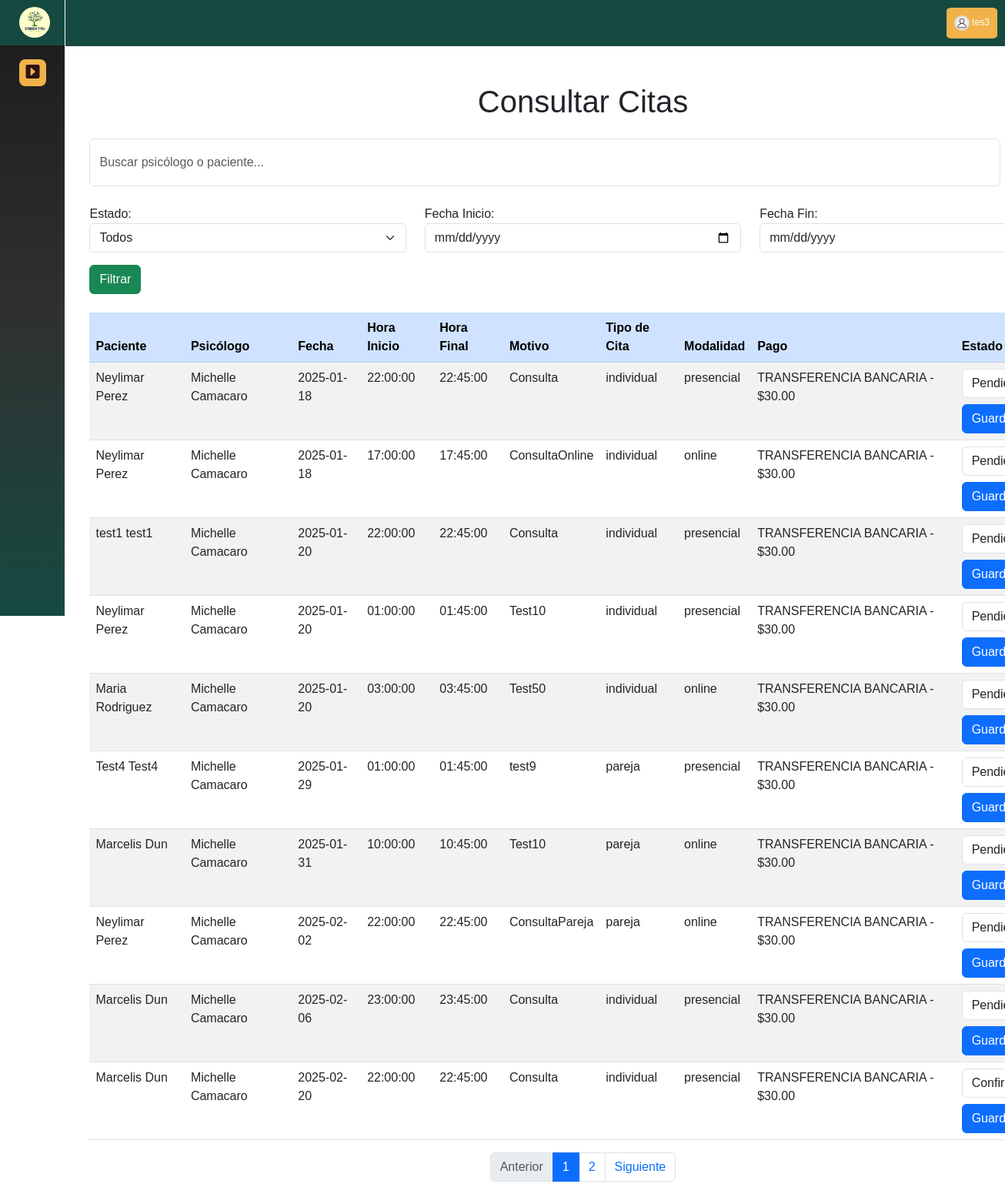
Page /app/vistas/consultar_cita.php (signed in) on the committed database.
### tables this page shows
CREATE TABLE `agenda` (
  `id_agenda` int(11) NOT NULL,
  `fecha` date NOT NULL,
  `hora_inicio` time NOT NULL,
  `hora_final` time NOT NULL,
  `contador_cita` int(11) DEFAULT NULL,
  `id_paciente` int(11) DEFAULT NULL,
  `status` enum('Pendiente','Confirmada','Completada','Cancelada','Reprogramada') NOT NULL,
  `link_meet` varchar(255) DEFAULT NULL
);

CREATE TABLE `usuario` (
  `id_usuario` int(11) NOT NULL,
  `usuario` varchar(50) NOT NULL,
  `tipo_doc` enum('V','E','J','P') NOT NULL,
  `num_doc` varchar(12) NOT NULL,
  `correo` varchar(70) NOT NULL,
  `contraseña` varchar(34) NOT NULL,
  `nombre1` varchar(150) NOT NULL,
  `nombre2` varchar(150) DEFAULT NULL,
  `apellido1` varchar(150) NOT NULL,
  `apellido2` varchar(150) DEFAULT NULL,
  `foto` blob DEFAULT NULL,
  `fecha_nac` date NOT NULL,
  `telefono` varchar(15) NOT NULL,
  `sexo` enum('Masculino','Femenino') NOT NULL,
  `pregunta_s1` enum('NOMBRE DE MI MADRE','NOMBRE DE MI MASCOTA','NOMBRE DE MI PRIMER COLEGIO','NOMBRE DE MI PRIMER TRABAJO','NOMBRE DE MI PADRE') NOT NULL,
  `respuesta_1` varchar(150) NOT NULL,
  `pregunta_s2` enum('NOMBRE DE MI HERMANO MAYOR','DONDE NACIO SU MADRE','NOMBRE DE MEJOR AMIGO DE LA INFANCIA','PELICULA FAVORITA','SEGUNDO APELLIDO DE MI MADRE') NOT NULL,
  `respuesta_2` varchar(150) NOT NULL,
  `status` enum('activo','inactivo') NOT NULL
);

CREATE TABLE `cita` (
  `id_cita` int(11) NOT NULL,
  `id_agenda` int(11) NOT NULL,
  `id_psicologo` int(11) NOT NULL,
  `id_paciente` int(11) NOT NULL,
  `id_tipo_cita` int(10) NOT NULL,
  `fecha` datetime NOT NULL,
  `motivo` varchar(200) NOT NULL
);

CREATE TABLE `tipo_cita` (
  `id_tipo_cita` int(10) NOT NULL,
  `tipo_cita` enum('infantil','individual','pareja','adolescente') NOT NULL,
  `modalidad` enum('online','presencial','','') NOT NULL
);

CREATE TABLE `pago_cita` (
  `id_pago_cita` int(11) NOT NULL,
  `id_cita` int(10) NOT NULL,
  `tipo_pago` enum('TRANSFERENCIA BANCARIA','PAGO MOVIL','EFECTIVO $') DEFAULT NULL,
  `monto` float NOT NULL,
  `fecha_pago` date NOT NULL,
  `referencia_bancaria` int(11) NOT NULL
);

### app/controladores/validar_consultar_cita.php (called while the page is built, shortened)
<?php
include_once('../../config/conexion.php');
$query = "
    SELECT a.id_agenda, a.fecha, a.hora_inicio, a.hora_final, a.status,
           c.id_cita, c.motivo, c.fecha AS fecha_cita,
           u.nombre1 AS nombre_paciente, u.apellido1 AS apellido_paciente,
           adm.nombre1 AS nombre_psicologo, adm.apellido1 AS apellido_psicologo,
           pc.tipo_pago, pc.monto, pc.referencia_bancaria,
           t.tipo_cita, t.modalidad
    FROM agenda a
    JOIN cita c ON a.id_agenda = c.id_agenda
    JOIN paciente p ON a.id_paciente = p.id_paciente
    JOIN usuario u ON p.id_usuario = u.id_usuario
    JOIN psicologo ps ON c.id_psicologo = ps.id_psicologo
    JOIN administrativo adm ON ps.id_administrativo = adm.id_administrativo
    JOIN pago_cita pc ON c.id_cita = pc.id_cita
    JOIN tipo_cita t ON c.id_tipo_cita = t.id_tipo_cita
";
$page = isset($_GET['page']) ? (int)$_GET['page'] : 1;
$limit = 10;
$offset = ($page - 1) * $limit;
$query .= " LIMIT :limit OFFSET :offset";
$count_query = "SELECT COUNT(*) as total FROM (" . substr($query, 0, strpos($query, 'LIMIT')) . ") as total_count";
$count_stmt = $conn->prepare($count_query);
$count_stmt->execute();
$total_rows = $count_stmt->fetch(PDO::FETCH_ASSOC)['total'];
$total_pages = ceil($total_rows / $limit);
$stmt = $conn->prepare($query);
$stmt->bindValue(':limit', (int)$limit, PDO::PARAM_INT);
$stmt->bindValue(':offset', (int)$offset, PDO::PARAM_INT);
$stmt->execute();
$result = $stmt->fetchAll(PDO::FETCH_ASSOC);

### app/vistas/consultar_cita.php (the view, shortened to what this page needs)
<?php
include_once('../controladores/validar_consultar_cita.php');
?>
<!DOCTYPE html>
<html lang="es">
<head>
    <link href="https://cdn.jsdelivr.net/npm/bootstrap@5.3.0-alpha3/dist/css/bootstrap.min.css" rel="stylesheet">
    <link rel="stylesheet" href="https://cdnjs.cloudflare.com/ajax/libs/bootstrap-icons/1.10.5/font/bootstrap-icons.min.css">
    <link rel="stylesheet" href="css/consultar_cita.css">
    <link rel="stylesheet" href="css/sidebarandheader.css">
</head>
<body>
    <?php include 'includes/header.php'; ?>
    <?php include 'includes/sidebar.php'; ?>
    <div class="container mt-5">
        <h1 class="text-center mb-4">Consultar Citas</h1>
        <form method="GET" action="consultar_cita.php" class="d-flex justify-content-between mb-4">
            <input type="text" name="search" class="form-control me-2" placeholder="Buscar psicólogo o paciente..." value="<?= htmlspecialchars($_GET['search'] ?? '') ?>">
        </form>
        <form method="GET" action="consultar_cita.php" class="mb-4">
            <div class="row">
                <div class="col">
                    <label for="status">Estado:</label>
                    <select name="status" id="status" class="form-select">
                        <option value="">Todos</option>
                    </select>
                </div>
                <div class="col">
                    <label for="fecha_inicio">Fecha Inicio:</label>
                    <input type="date" name="fecha_inicio" id="fecha_inicio" class="form-control" value="<?= htmlspecialchars($_GET['fecha_inicio'] ?? '') ?>">
                </div>
                <div class="col">
                    <label for="fecha_fin">Fecha Fin:</label>
                    <input type="date" name="fecha_fin" id="fecha_fin" class="form-control" value="<?= htmlspecialchars($_GET['fecha_fin'] ?? '') ?>">
                </div>
            </div>
            <button type="submit" class="btn btn-success mt-3">Filtrar</button>
        </form>
        <div class="table-responsive">
            <table class="table table-striped table-hover">
                <thead class="table-primary">
                    <tr>
                        <th>Paciente</th>
                        <th>Psicólogo</th>
                        <th>Fecha</th>
                        <th>Hora Inicio</th>
                        <th>Hora Final</th>
                        <th>Motivo</th>
                        <th>Tipo de Cita</th>
                        <th>Modalidad</th>
                        <th>Pago</th>
                        <th>Estado</th>
                    </tr>
                </thead>
                <tbody>
                    <?php if (!empty($result)): ?>
                        <?php foreach ($result as $row): ?>
                            <tr>
                                <td data-label="Paciente"><?= htmlspecialchars($row['nombre_paciente'] . ' ' . $row['apellido_paciente']) ?></td>
                                <td data-label="Psicólogo"><?= htmlspecialchars($row['nombre_psicologo'] . ' ' . $row['apellido_psicologo']) ?></td>
                                <td data-label="Fecha"><?= htmlspecialchars($row['fecha']) ?></td>
                                <td data-label="Hora Inicio"><?= htmlspecialchars($row['hora_inicio']) ?></td>
                                <td data-label="Hora Final"><?= htmlspecialchars($row['hora_final']) ?></td>
                                <td data-label="Motivo"><?= htmlspecialchars($row['motivo']) ?></td>
                                <td data-label="Tipo de Cita"><?= htmlspecialchars($row['tipo_cita']) ?></td>
                                <td data-label="Modalidad"><?= htmlspecialchars($row['modalidad']) ?></td>
                                <td data-label="Pago"><?= htmlspecialchars($row['tipo_pago']) . ' - $' . number_format($row['monto'], 2) ?></td>
                                <td data-label="Estado">
                                    <form method="POST" action="consultar_cita.php">
                                        <select name="status" class="form-select">
                                            <option value="Pendiente" <?= $row['status'] === 'Pendiente' ? 'selected' : '' ?>>Pendiente</option>
                                            <option value="Confirmada" <?= $row['status'] === 'Confirmada' ? 'selected' : '' ?>>Confirmada</option>
                                        </select>
                                        <button type="submit" name="update_status" class="btn btn-primary mt-2">Guardar</button>
                                    </form>
                                </td>
                            </tr>
                        <?php endforeach; ?>
                    <?php else: ?>
                        <tr>
                            <td colspan="11" class="text-center text-muted">No se encontraron citas con los filtros seleccionados.</td>
                        </tr>
                    <?php endif; ?>
                </tbody>
            </table>
        </div>
        <nav aria-label="Page navigation">
            <ul class="pagination justify-content-center">
                <li class="page-item <?= ($page == 1) ? 'disabled' : '' ?>">
                    <a class="page-link" href="?page=<?= $page - 1 ?>">Anterior</a>
                </li>
                <?php for ($i = 1; $i <= $total_pages; $i++): ?>
                    <li class="page-item <?= ($i == $page) ? 'active' : '' ?>">
                        <a class="page-link" href="?page=<?= $i ?>"><?= $i ?></a>
                    </li>
                <?php endfor; ?>
                <li class="page-item <?= ($page == $total_pages) ? 'disabled' : '' ?>">
                    <a class="page-link" href="?page=<?= $page + 1 ?>">Siguiente</a>
                </li>
            </ul>
        </nav>
    </div>
</body>
</html>

### app/vistas/css/consultar_cita.css (style rules this page uses)
.container { display: flex; flex-direction: column; max-width: 1700px; margin-left: 8%; }
.d-flex { display: flex; justify-content: space-between; margin-left: 0; }

### app/vistas/css/sidebarandheader.css (style rules this page uses)
* { margin: 0; padding: 0; box-sizing: border-box; font-family: "Poppins", sans-serif; }

### rows in the picture
agenda: usuario.nombre1+apellido1 "Neylimar Perez", administrativo.Nombre1+Apellido1 "Michelle Camacaro", fecha "2025-01-18", hora_inicio "22:00:00", hora_final "22:45:00", cita.motivo "Consulta", tipo_cita.tipo_cita "individual", tipo_cita.modalidad "presencial", pago_cita.tipo_pago "TRANSFERENCIA BANCARIA", pago_cita.monto "30.00", status "Pendiente"
agenda: usuario.nombre1+apellido1 "Neylimar Perez", administrativo.Nombre1+Apellido1 "Michelle Camacaro", fecha "2025-01-18", hora_inicio "17:00:00", hora_final "17:45:00", cita.motivo "ConsultaOnline", tipo_cita.tipo_cita "individual", tipo_cita.modalidad "online", pago_cita.tipo_pago "TRANSFERENCIA BANCARIA", pago_cita.monto "30.00", status "Pendiente"
agenda: usuario.nombre1+apellido1 "test1 test1", administrativo.Nombre1+Apellido1 "Michelle Camacaro", fecha "2025-01-20", hora_inicio "22:00:00", hora_final "22:45:00", cita.motivo "Consulta", tipo_cita.tipo_cita "individual", tipo_cita.modalidad "presencial", pago_cita.tipo_pago "TRANSFERENCIA BANCARIA", pago_cita.monto "30.00", status "Pendiente"
agenda: usuario.nombre1+apellido1 "Neylimar Perez", administrativo.Nombre1+Apellido1 "Michelle Camacaro", fecha "2025-01-20", hora_inicio "01:00:00", hora_final "01:45:00", cita.motivo "Test10", tipo_cita.tipo_cita "individual", tipo_cita.modalidad "presencial", pago_cita.tipo_pago "TRANSFERENCIA BANCARIA", pago_cita.monto "30.00", status "Pendiente"
agenda: usuario.nombre1+apellido1 "Maria Rodriguez", administrativo.Nombre1+Apellido1 "Michelle Camacaro", fecha "2025-01-20", hora_inicio "03:00:00", hora_final "03:45:00", cita.motivo "Test50", tipo_cita.tipo_cita "individual", tipo_cita.modalidad "online", pago_cita.tipo_pago "TRANSFERENCIA BANCARIA", pago_cita.monto "30.00", status "Pendiente"
agenda: usuario.nombre1+apellido1 "Test4 Test4", administrativo.Nombre1+Apellido1 "Michelle Camacaro", fecha "2025-01-29", hora_inicio "01:00:00", hora_final "01:45:00", cita.motivo "test9", tipo_cita.tipo_cita "pareja", tipo_cita.modalidad "presencial", pago_cita.tipo_pago "TRANSFERENCIA BANCARIA", pago_cita.monto "30.00", status "Pendiente"
agenda: usuario.nombre1+apellido1 "Marcelis Dun", administrativo.Nombre1+Apellido1 "Michelle Camacaro", fecha "2025-01-31", hora_inicio "10:00:00", hora_final "10:45:00", cita.motivo "Test10", tipo_cita.tipo_cita "pareja", tipo_cita.modalidad "online", pago_cita.tipo_pago "TRANSFERENCIA BANCARIA", pago_cita.monto "30.00", status "Pendiente"
agenda: usuario.nombre1+apellido1 "Neylimar Perez", administrativo.Nombre1+Apellido1 "Michelle Camacaro", fecha "2025-02-02", hora_inicio "22:00:00", hora_final "22:45:00", cita.motivo "ConsultaPareja", tipo_cita.tipo_cita "pareja", tipo_cita.modalidad "online", pago_cita.tipo_pago "TRANSFERENCIA BANCARIA", pago_cita.monto "30.00", status "Pendiente"
agenda: usuario.nombre1+apellido1 "Marcelis Dun", administrativo.Nombre1+Apellido1 "Michelle Camacaro", fecha "2025-02-06", hora_inicio "23:00:00", hora_final "23:45:00", cita.motivo "Consulta", tipo_cita.tipo_cita "individual", tipo_cita.modalidad "presencial", pago_cita.tipo_pago "TRANSFERENCIA BANCARIA", pago_cita.monto "30.00", status "Pendiente"
agenda: usuario.nombre1+apellido1 "Marcelis Dun", administrativo.Nombre1+Apellido1 "Michelle Camacaro", fecha "2025-02-20", hora_inicio "22:00:00", hora_final "22:45:00", cita.motivo "Consulta", tipo_cita.tipo_cita "individual", tipo_cita.modalidad "presencial", pago_cita.tipo_pago "TRANSFERENCIA BANCARIA", pago_cita.monto "30.00", status "Confirmada"

### other values in the picture
$nombreUsuario "tes3"
